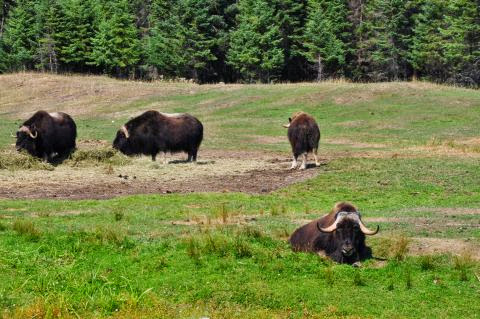
//> input picture image/group.jpg, 480 x 319 px
$ ./WatershedSegmentor   (built with g++ and OpenCV 4)
//> lines starting //> are read from the running program, lines starting //| are printed output that depends on the picture; after the words box and inside, x2 and y2 are one past the last pixel; in counts of white or black regions, pixels touching at a corner belong together
### CH05_morphology/WatershedSegmentor.h
#ifndef WATERSHED_SEGMENTOR_H
#define WATERSHED_SEGMENTOR_H
#include<opencv2/highgui.hpp>
#include<opencv2/core.hpp>
#include<opencv2/opencv.hpp>
#include<opencv2/imgproc.hpp>
#include<iostream>
class WatershedSegmentor{
public:
WatershedSegmentor():markers(0,0, CV_32S){};
// preprocess for binary image
cv::Mat getMarker(const cv::Mat& binary);
//  maerker image must be CV_32S
void setMarker(const cv::Mat& markerImage){
    markerImage.convertTo(markers, CV_32S);
}
cv::Mat watershedProcess(const cv::Mat& oriImage){
    cv::watershed(oriImage, markers);
    return markers;
}
cv::Mat getSegmentation(){
    cv::Mat temp;
    markers.convertTo(temp, CV_8U);
    return temp;
}

private:
cv::Mat markers;

};
cv::Mat WatershedSegmentor::getMarker(const cv::Mat& binary){
    cv::Mat fg;
    cv::erode(binary, fg, cv::Mat(), cv::Point(-1,-1), 4);
    // cv::imshow("erode res, fg", fg);
    cv::Mat bg;
    cv::dilate(binary, bg, cv::Mat(), cv::Point(-1,-1), 4);
    cv::threshold(bg, bg, 1, 128, cv::THRESH_BINARY_INV);
    // cv::imshow("dilate res, bg", bg);

    cv::Mat markerImage(binary.size(), CV_8U, cv::Scalar(0));
    markerImage = bg + fg;
    // cv::imshow("preprocess res", markerImage);
    return markerImage;
}
#endif

### CH05_morphology/WatershedSegmentor.cpp
#include<opencv2/highgui.hpp>
#include<opencv2/core.hpp>
#include<opencv2/opencv.hpp>
#include<opencv2/imgproc.hpp>
#include<iostream>
#include"WatershedSegmentor.h"


int main(){
    cv::Mat oriimage = cv::imread("/Users/xyx/Documents/workspace/clearning/learn_opencv/image/group.jpg");
//> oriimage is the input picture: 319 rows x 480 cols, CV_8UC3; mean B, G, R 67.1, 123.3, 112.1
    cv::Mat binary = cv::imread("/Users/xyx/Documents/workspace/clearning/learn_opencv/image/binaryGroup.bmp",
                                                            CV_LOAD_IMAGE_GRAYSCALE);
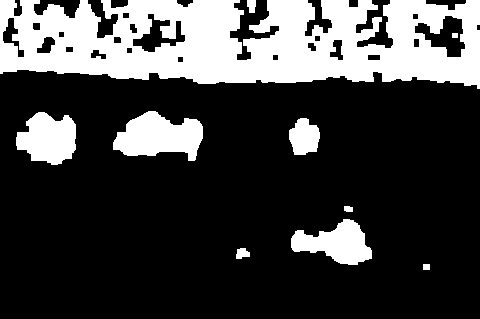
//> input picture image/binaryGroup.bmp, 480 x 319 px
//> binary: 319 rows x 480 cols, CV_8UC1; 25.7% white; 10 white regions, largest, box (x1, y1, x2, y2) and area: (0, 0, 480, 89) 30783, (113, 111, 203, 161) 2948, (16, 112, 76, 165) 2303

    WatershedSegmentor segmenter;
    cv::Mat processedBinary = segmenter.getMarker(binary);
//> in getMarker, `cv::erode(binary, fg, cv::Mat(), cv::Point(-1,-1), 4);`:
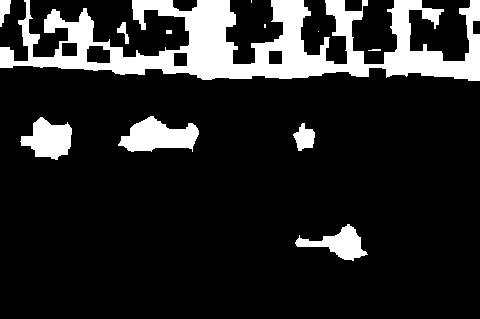
//> fg: 319 rows x 480 cols, CV_8UC1; 15.1% white; 12 white regions (3 under 20 px), largest, box (x1, y1, x2, y2) and area: (0, 0, 480, 81) 17997, (118, 116, 199, 152) 1800, (20, 117, 72, 160) 1402
//> in getMarker, `cv::dilate(binary, bg, cv::Mat(), cv::Point(-1,-1), 4);`:
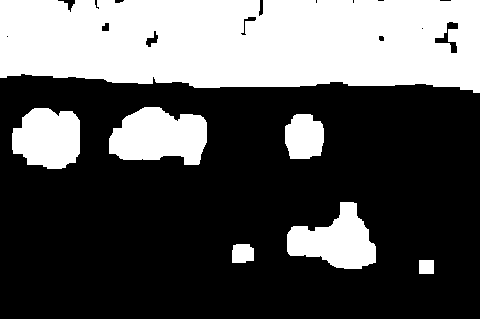
//> bg: 319 rows x 480 cols, CV_8UC1; 34.4% white; 7 white regions, largest, box (x1, y1, x2, y2) and area: (0, 0, 480, 93) 39573, (109, 107, 207, 165) 4228, (287, 202, 376, 269) 3538
//> in getMarker, `markerImage = bg + fg;`:
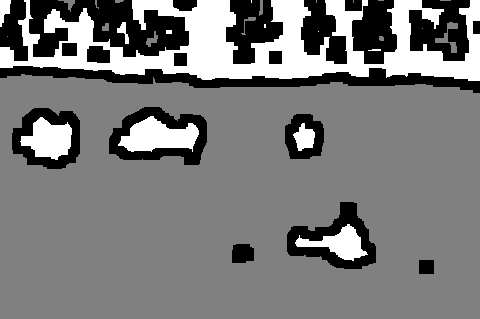
//> markerImage: 319 rows x 480 cols, CV_8UC1; min 0, max 255, mean 122.3
    segmenter.setMarker(processedBinary);
//> in setMarker, `markerImage.convertTo(markers, CV_32S);`:
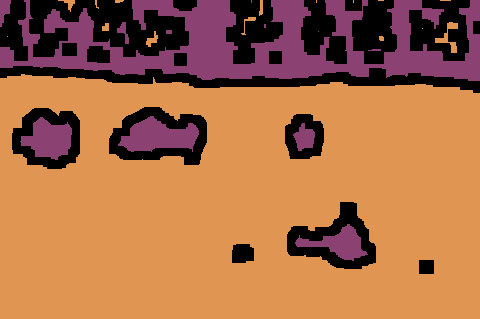
//> markers: 319 rows x 480 cols, CV_32SC1; 3 distinct labels, from 0 to 255; one colour per label, 0 black
    cv::Mat res = segmenter.watershedProcess(oriimage);
//> in watershedProcess, `cv::watershed(oriImage, markers);`:
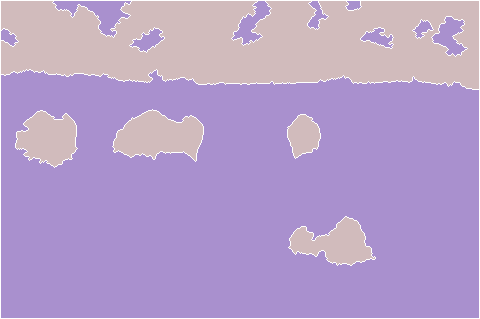
//> markers: 319 rows x 480 cols, CV_32SC1; 3 distinct labels, from -1 to 255; one colour per label, 0 black, -1 white
    cv::Mat segment_res = segmenter.getSegmentation();
//> in getSegmentation, `markers.convertTo(temp, CV_8U);`:
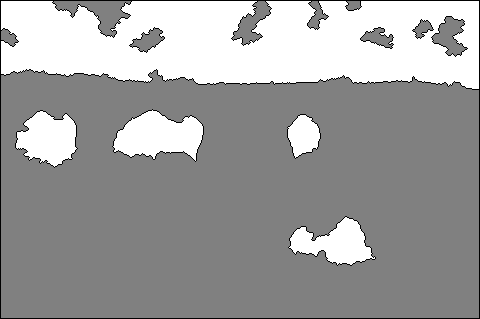
//> temp: 319 rows x 480 cols, CV_8UC1; min 0, max 255, mean 159.2
    cv::imshow("final res", segment_res);
    cv::waitKey(0);
    std::cout<<"i am here!!";
    return 0;
}
